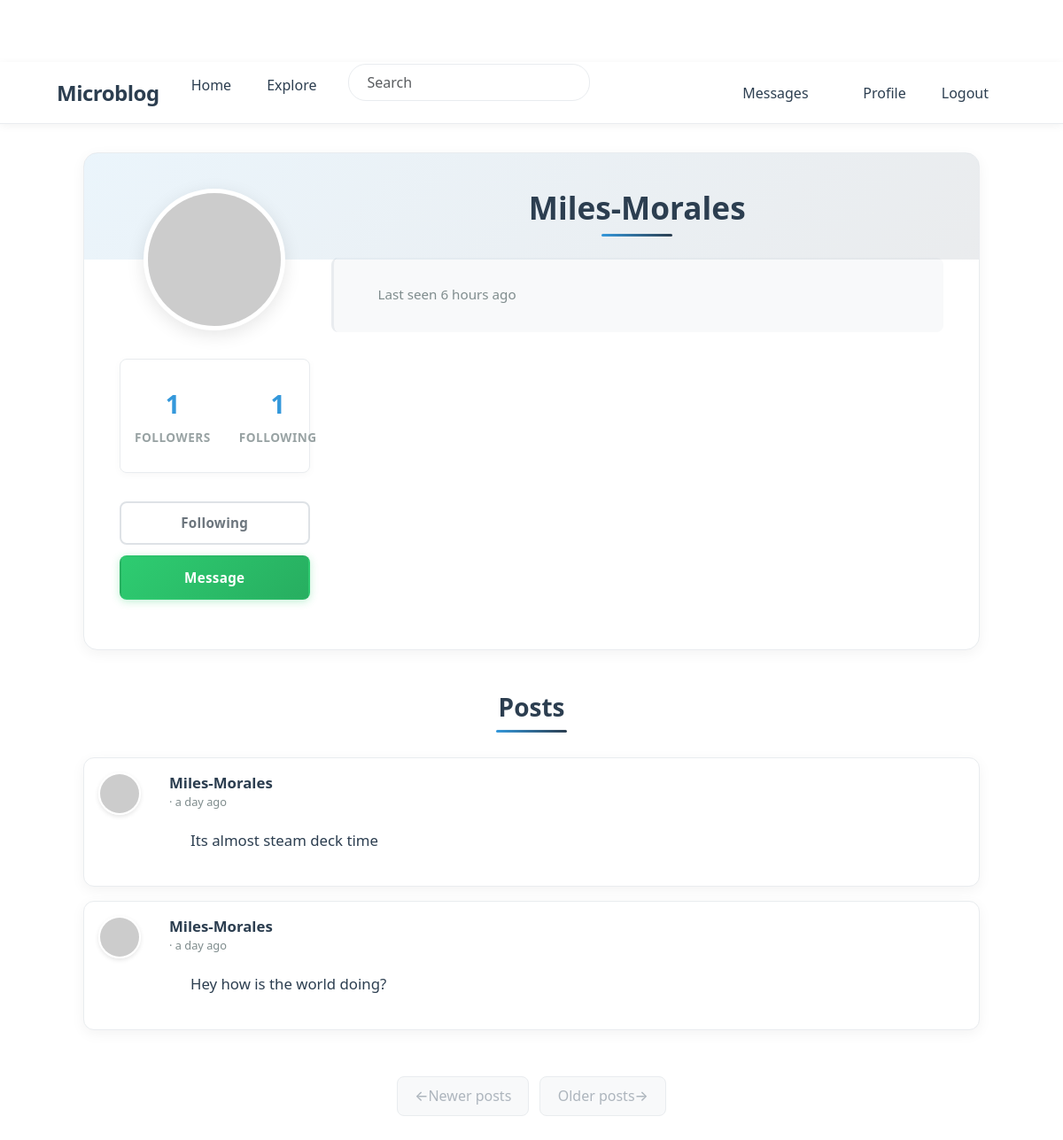
The page /user/Miles-Morales (signed in) on the database its author committed.
### app/models.py (models this page shows, shortened)
class PaginatedAPIMixin(object):
    @staticmethod
    def to_collection_dict(query, page, per_page, endpoint, **kwargs):
        resources = db.paginate(query, page=page, per_page=per_page,
                                error_out=False)
        data = {
            'items': [item.to_dict() for item in resources.items],
            '_meta': {
                'page': page,
                'per_page': per_page,
                'total_pages': resources.pages,
                'total_items': resources.total
            },
            '_links': {
                'self': url_for(endpoint, page=page, per_page=per_page,
                                **kwargs),
                'next': url_for(endpoint, page=page + 1, per_page=per_page,
                                **kwargs) if resources.has_next else None,
                'prev': url_for(endpoint, page=page - 1, per_page=per_page,
                                **kwargs) if resources.has_prev else None
            }
        }
        return data

class User(PaginatedAPIMixin, UserMixin, db.Model):
    id: so.Mapped[int] = so.mapped_column(primary_key=True)
    username: so.Mapped[str] = so.mapped_column(sa.String(64), index=True,
                                                unique=True)
    email: so.Mapped[str] = so.mapped_column(sa.String(120), index=True,
                                             unique=True)
    password_hash: so.Mapped[Optional[str]] = so.mapped_column(sa.String(256))
    about_me: so.Mapped[Optional[str]] = so.mapped_column(sa.String(140))
    last_seen: so.Mapped[Optional[datetime]] = so.mapped_column(
        default=lambda: datetime.now(timezone.utc))
    last_message_read_time: so.Mapped[Optional[datetime]]
    token: so.Mapped[Optional[str]] = so.mapped_column(
        sa.String(32), index=True, unique=True)
    token_expiration: so.Mapped[Optional[datetime]]
    posts: so.WriteOnlyMapped['Post'] = so.relationship(
        back_populates='author')
    following: so.WriteOnlyMapped['User'] = so.relationship(
        secondary=followers, primaryjoin=(followers.c.follower_id == id),
        secondaryjoin=(followers.c.followed_id == id),
        back_populates='followers')
    followers: so.WriteOnlyMapped['User'] = so.relationship(
        secondary=followers, primaryjoin=(followers.c.followed_id == id),
        secondaryjoin=(followers.c.follower_id == id),
        back_populates='following')
    messages_sent: so.WriteOnlyMapped['Message'] = so.relationship(
        foreign_keys='Message.sender_id', back_populates='author')
    messages_received: so.WriteOnlyMapped['Message'] = so.relationship(
        foreign_keys='Message.recipient_id', back_populates='recipient')
    notifications: so.WriteOnlyMapped['Notification'] = so.relationship(
        back_populates='user')
    tasks: so.WriteOnlyMapped['Task'] = so.relationship(back_populates='user')
    def avatar(self, size):
        digest = md5(self.email.lower().encode('utf-8')).hexdigest()
        return f'https://www.gravatar.com/avatar/{digest}?d=identicon&s={size}'
    def is_following(self, user):
        query = self.following.select().where(User.id == user.id)
        return db.session.scalar(query) is not None
    def followers_count(self):
        query = sa.select(sa.func.count()).select_from(
            self.followers.select().subquery())
        return db.session.scalar(query)
    def following_count(self):
        query = sa.select(sa.func.count()).select_from(
            self.following.select().subquery())
        return db.session.scalar(query)
    def unread_message_count(self):
        last_read_time = self.last_message_read_time or datetime(1900, 1, 1)
        query = sa.select(Message).where(Message.recipient == self,
                                         Message.timestamp > last_read_time)
        return db.session.scalar(sa.select(sa.func.count()).select_from(
            query.subquery()))
    def get_tasks_in_progress(self):
        query = self.tasks.select().where(Task.complete == False)
        return db.session.scalars(query)

class SearchableMixin:
    @classmethod
    def before_commit(cls, session):
        session._changes = {
            'add': list(session.new),
            'update': list(session.dirty),
            'delete': list(session.deleted)
        }
    @classmethod
    def after_commit(cls, session):
        try:
            for obj in session._changes['add']:
                if isinstance(obj, SearchableMixin):
                    add_to_index(obj.__tablename__, obj)
            for obj in session._changes['update']:
                if isinstance(obj, SearchableMixin):
                    add_to_index(obj.__tablename__, obj)
            for obj in session._changes['delete']:
                if isinstance(obj, SearchableMixin):
                    remove_from_index(obj.__tablename__, obj)
        except Exception as e:
            current_app.logger.error(f'Error in after_commit: {e}')
        finally:
            session._changes = None

class Post(SearchableMixin, db.Model):
    __searchable__ = ['body']
    id: so.Mapped[int] = so.mapped_column(primary_key=True)
    body: so.Mapped[str] = so.mapped_column(sa.String(140))
    timestamp: so.Mapped[datetime] = so.mapped_column(
        index=True, default=lambda: datetime.now(timezone.utc))
    user_id: so.Mapped[int] = so.mapped_column(sa.ForeignKey(User.id),
                                               index=True)
    language: so.Mapped[Optional[str]] = so.mapped_column(sa.String(5))
    author: so.Mapped[User] = so.relationship(back_populates='posts')

### app/main/routes.py (the view)
@bp.route('/user/<username>')
@login_required
def user(username):
    user = db.first_or_404(sa.select(User).where(User.username == username))
    page = request.args.get('page', 1, type=int)
    query = user.posts.select().order_by(Post.timestamp.desc())
    posts = db.paginate(query, page=page,
                        per_page=current_app.config['POSTS_PER_PAGE'],
                        error_out=False)
    next_url = url_for('main.user', username=user.username,
                       page=posts.next_num) if posts.has_next else None
    prev_url = url_for('main.user', username=user.username,
                       page=posts.prev_num) if posts.has_prev else None
    form = EmptyForm()
    return render_template('user.html', user=user, posts=posts.items,
                           next_url=next_url, prev_url=prev_url, form=form)

### app/main/forms.py
class SearchForm(FlaskForm):
    q = StringField(_l('Search'), validators=[DataRequired()])
    def __init__(self, *args, **kwargs):
        if 'formdata' not in kwargs:
            kwargs['formdata'] = request.args
        if 'meta' not in kwargs:
            kwargs['meta'] = {'csrf': False}
        super(SearchForm, self).__init__(*args, **kwargs)

class EmptyForm(FlaskForm):
    submit = SubmitField('Submit')

### app/__init__.py (called while the page is built)
def get_locale():
    return request.accept_languages.best_match(current_app.config['LANGUAGES'])

### app/main/routes.py (called while the page is built)
@bp.before_app_request
def before_request():
    if current_user.is_authenticated:
        current_user.last_seen = datetime.now(timezone.utc)
        db.session.commit()
        g.search_form = SearchForm()
    g.locale = str(get_locale())

### app/models.py (called while the page is built)
@login.user_loader
def load_user(id):
    return db.session.get(User, int(id))

### app/templates/user.html (shortened to what this page needs)
{% extends "base.html" %}
{% block content %}
<div class="container">
    <div class="profile-container">
        <div class="row">
            <div class="col-md-3 text-center">
                <img src="{{ user.avatar(200) }}" class="profile-avatar" alt="{{ user.username }}'s avatar">
                <div class="profile-stats">
                    <div class="stat-item">
                        <span class="stat-value">{{ user.followers_count() }}</span>
                        <span class="stat-label">{{ _('Followers') }}</span>
                    </div>
                    <div class="stat-item">
                        <span class="stat-value">{{ user.following_count() }}</span>
                        <span class="stat-label">{{ _('Following') }}</span>
                    </div>
                </div>
                <div class="profile-actions">
                    {% if user == current_user %}
                        <a href="{{ url_for('main.edit_profile') }}" class="btn btn-edit">
                            {{ _('Edit Profile') }}
                        </a>
                        {% if not current_user.get_task_in_progress('export_posts') %}
                        <a href="{{ url_for('main.export_posts') }}" class="btn btn-outline-secondary">
                            {{ _('Export Posts') }}
                        </a>
                        {% endif %}
                    {% elif not current_user.is_following(user) %}
                        <form action="{{ url_for('main.follow', username=user.username) }}" method="post" class="d-inline">
                            {{ form.hidden_tag() }}
                            <button type="submit" class="btn btn-primary">{{ _('Follow') }}</button>
                        </form>
                    {% else %}
                        <form action="{{ url_for('main.unfollow', username=user.username) }}" method="post" class="d-inline">
                            <button type="submit" class="btn btn-outline-secondary">{{ _('Following') }}</button>
                        </form>
                    {% endif %}
                    {% if user != current_user %}
                    <a href="{{ url_for('main.send_message', recipient=user.username) }}" class="btn btn-message">
                        {{ _('Message') }}
                    </a>
                    {% endif %}
                </div>
            </div>
            <div class="col-md-9">
                <h1 class="profile-username">{{ user.username }}</h1>
                <div class="profile-meta">
                    {% if user.last_seen %}
                    <p> {{ _('Last seen') }} {{ moment(user.last_seen).fromNow() }}</p>
                    {% endif %}
                </div>
            </div>
        </div>
    </div>
    <h2 class="posts-header">{{ _('Posts') }}</h2>
    {% for post in posts %}
        {% include '_post.html' %}
    {% endfor %}
    <nav aria-label="Post navigation">
        <ul class="pagination">
            <li class="page-item{% if not prev_url %} disabled{% endif %}">
                <a class="page-link" href="{{ prev_url }}">
                    <span aria-hidden="true">&larr;</span> {{ _('Newer posts') }}
                </a>
            </li>
            <li class="page-item{% if not next_url %} disabled{% endif %}">
                <a class="page-link" href="{{ next_url }}">
                    {{ _('Older posts') }} <span aria-hidden="true">&rarr;</span>
                </a>
            </li>
        </ul>
    </nav>
{% endblock %}

### app/templates/_post.html (shortened to what this page needs)
<div class="card post-card mb-3">
    <div class="card-body">
        <div class="d-flex">
            <div class="flex-shrink-0 me-3">
                <a href="{{ url_for('main.user', username=post.author.username) }}">
                    <img src="{{ post.author.avatar(50) }}" class="post-avatar" alt="{{ post.author.username }}'s avatar">
                </a>
            </div>
            <div class="flex-grow-1">
                <div class="d-flex justify-content-between align-items-start">
                    <div>
                        <a class="user_popup post-username" href="{{ url_for('main.user', username=post.author.username) }}">
                            {{ post.author.username }}
                        </a>
                        <span class="post-time">· {{ moment(post.timestamp).fromNow() }}</span>
                    </div>
                </div>
                <div class="post-body" id="post{{ post.id }}">{{ post.body }}</div>
            </div>
        </div>
    </div>
</div>

### rows shown on the page
User: username "Miles-Morales", last_seen "6 hours ago"
Post: author.username "Miles-Morales", timestamp "a day ago", body "Its almost steam deck time"
Post: author.username "Miles-Morales", timestamp "a day ago", body "Hey how is the world doing?"

### other values the page prints
{{ user.followers_count() }} "1"
{{ user.following_count() }} "1"
